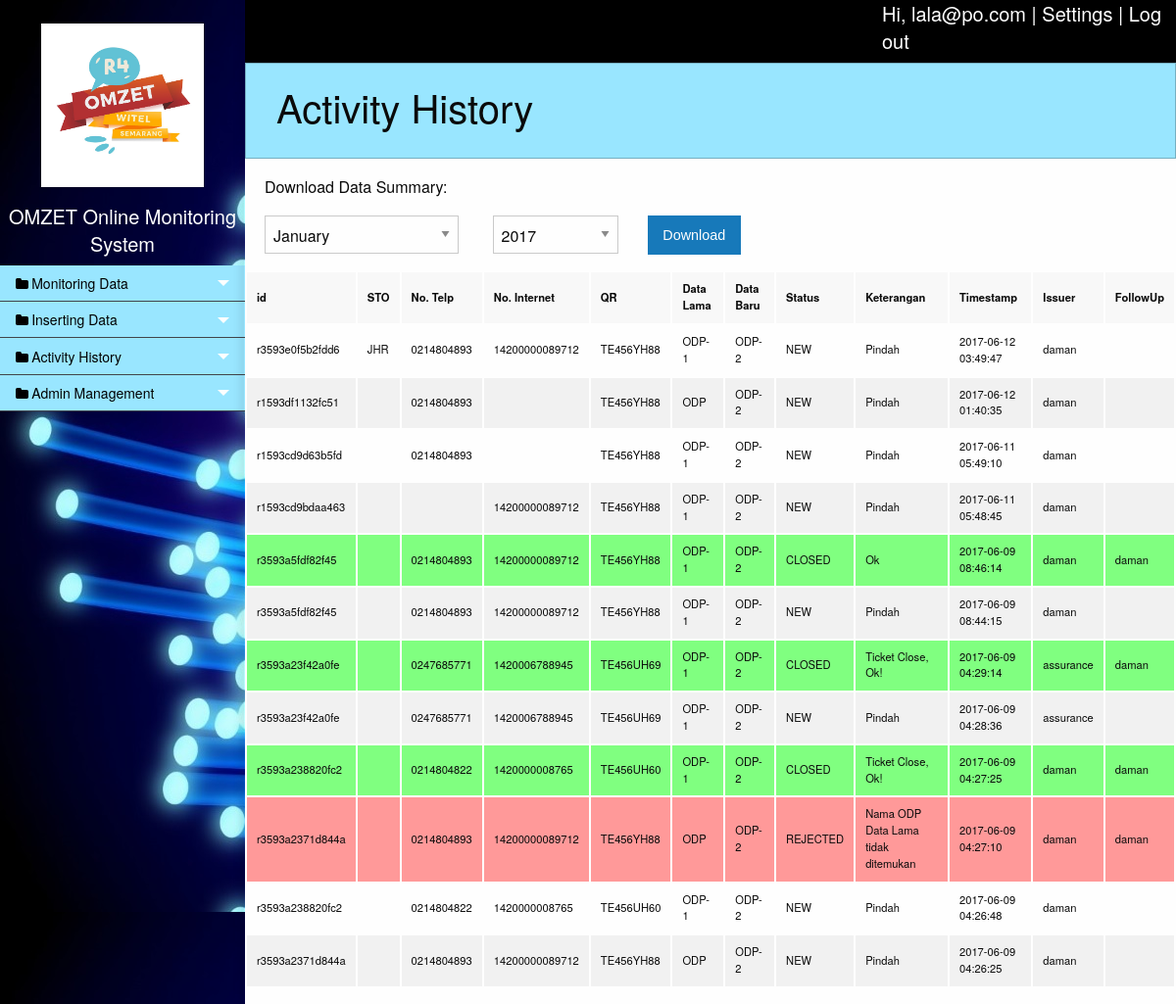
Page /history.php (signed in) on the committed database.
### tables this page shows
CREATE TABLE `tb_history` (
  `id` varchar(15) NOT NULL,
  `sto` varchar(3) NOT NULL,
  `no_telp` varchar(30) NOT NULL,
  `no_internet` varchar(30) NOT NULL,
  `qr` varchar(12) NOT NULL,
  `data_lama` varchar(50) NOT NULL,
  `data_baru` varchar(50) NOT NULL,
  `status` varchar(20) NOT NULL,
  `keterangan` varchar(50) NOT NULL,
  `tanggal` timestamp NOT NULL DEFAULT CURRENT_TIMESTAMP ON UPDATE CURRENT_TIMESTAMP,
  `issuer` varchar(20) NOT NULL,
  `followup` varchar(20) NOT NULL
);

### function/omom.php (the view, shortened to what this page needs)
<?php
	function viewData($opt){
		include('database.php');
		switch ($opt){
			case 4:
				$tb='tb_history';
				break;
		}
		if($opt==1 || $opt==2 || $opt==3){
			$query=mysqli_query($con, "SELECT * FROM ".$tb);
		}
		else{
			$query=mysqli_query($con, "SELECT * FROM `tb_history` ORDER BY `tb_history`.`tanggal` DESC ");
		}
		if(mysqli_num_rows($query)>0){
			while ($row = mysqli_fetch_array($query)){
				if($opt==4){
					if($row['status']=="CLOSED"){
						echo '<tr style="background-color:#80ff80">';
					}elseif($row['status']=="REJECTED"){
						echo '<tr style="background-color:#ff9999">';
					}else{
						echo '<tr>';
					}
					echo
					'<td>'.$row['id'].'</td>
					 <td>'.$row['sto'].'</td>
					 <td>'.$row['no_telp'].'</td>
					 <td>'.$row['no_internet'].'</td>
					 <td>'.$row['qr'].'</td>
					 <td>'.$row['data_lama'].'</td>
					 <td>'.$row['data_baru'].'</td>
					 <td>'.$row['status'].'</td>
					 <td>'.$row['keterangan'].'</td>
					 <td>'.$row['tanggal'].'</td>
					 <td>'.$row['issuer'].'</td>
					 <td>'.$row['followup'].'</td>
					 </tr>';
				}
			}
		}else{
			echo
			'<tr>
			 <td colspan="10" style="text-align:center">There is no data at the moment.</td>
			 </tr>';
		}
	}
?>

### rows in the picture
tb_history: id "r3593e0f5b2fdd6", sto "JHR", no_telp "0214804893", no_internet "14200000089712", qr "TE456YH88", data_lama "ODP-1", data_baru "ODP-2", status "NEW", keterangan "Pindah", tanggal "2017-06-12 03:49:47", issuer "daman"
tb_history: id "r1593df1132fc51", no_telp "0214804893", qr "TE456YH88", data_lama "ODP", data_baru "ODP-2", status "NEW", keterangan "Pindah", tanggal "2017-06-12 01:40:35", issuer "daman"
tb_history: id "r1593cd9d63b5fd", no_telp "0214804893", qr "TE456YH88", data_lama "ODP-1", data_baru "ODP-2", status "NEW", keterangan "Pindah", tanggal "2017-06-11 05:49:10", issuer "daman"
tb_history: id "r1593cd9bdaa463", no_internet "14200000089712", qr "TE456YH88", data_lama "ODP-1", data_baru "ODP-2", status "NEW", keterangan "Pindah", tanggal "2017-06-11 05:48:45", issuer "daman"
tb_history: id "r3593a5fdf82f45", no_telp "0214804893", no_internet "14200000089712", qr "TE456YH88", data_lama "ODP-1", data_baru "ODP-2", status "CLOSED", keterangan "Ok", tanggal "2017-06-09 08:46:14", issuer "daman", followup "daman"
tb_history: id "r3593a5fdf82f45", no_telp "0214804893", no_internet "14200000089712", qr "TE456YH88", data_lama "ODP-1", data_baru "ODP-2", status "NEW", keterangan "Pindah", tanggal "2017-06-09 08:44:15", issuer "daman"
tb_history: id "r3593a23f42a0fe", no_telp "0247685771", no_internet "1420006788945", qr "TE456UH69", data_lama "ODP-1", data_baru "ODP-2", status "CLOSED", keterangan "Ticket Close, Ok!", tanggal "2017-06-09 04:29:14", issuer "assurance", followup "daman"
tb_history: id "r3593a23f42a0fe", no_telp "0247685771", no_internet "1420006788945", qr "TE456UH69", data_lama "ODP-1", data_baru "ODP-2", status "NEW", keterangan "Pindah", tanggal "2017-06-09 04:28:36", issuer "assurance"
tb_history: id "r3593a238820fc2", no_telp "0214804822", no_internet "1420000008765", qr "TE456UH60", data_lama "ODP-1", data_baru "ODP-2", status "CLOSED", keterangan "Ticket Close, Ok!", tanggal "2017-06-09 04:27:25", issuer "daman", followup "daman"
tb_history: id "r3593a2371d844a", no_telp "0214804893", no_internet "14200000089712", qr "TE456YH88", data_lama "ODP", data_baru "ODP-2", status "REJECTED", keterangan "Nama ODP Data Lama tidak ditemukan", tanggal "2017-06-09 04:27:10", issuer "daman", followup "daman"
tb_history: id "r3593a238820fc2", no_telp "0214804822", no_internet "1420000008765", qr "TE456UH60", data_lama "ODP-1", data_baru "ODP-2", status "NEW", keterangan "Pindah", tanggal "2017-06-09 04:26:48", issuer "daman"
tb_history: id "r3593a2371d844a", no_telp "0214804893", no_internet "14200000089712", qr "TE456YH88", data_lama "ODP", data_baru "ODP-2", status "NEW", keterangan "Pindah", tanggal "2017-06-09 04:26:25", issuer "daman"

### other values in the picture
$_SESSION['login_user'] "lala@po.com"
